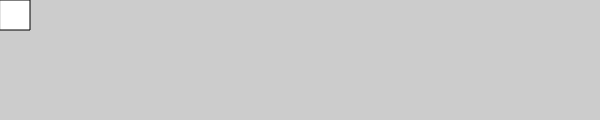
Frame 1 (no input)
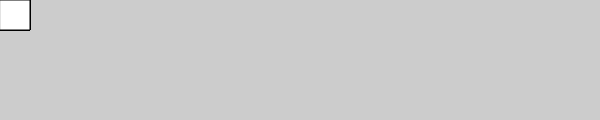
Frame 60 (no input)
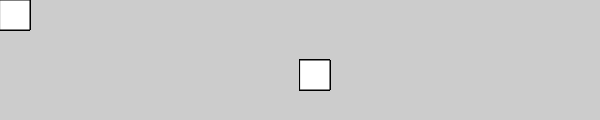
Frame 120 (the mouse pressed at the canvas centre since frame 60)

The p5.js sketch that drew these frames (run headless with seeded random() and noise() and a simulated clock; from frame 60 on, the mouse is pressed at the canvas centre):

// p5.js sketch
// ── sketch.js
function setup() {
  createCanvas(600, 120);
  background(204);
}

function draw() {
  translate(mouseX, mouseY);
  rect(0, 0, 30, 30);
}
